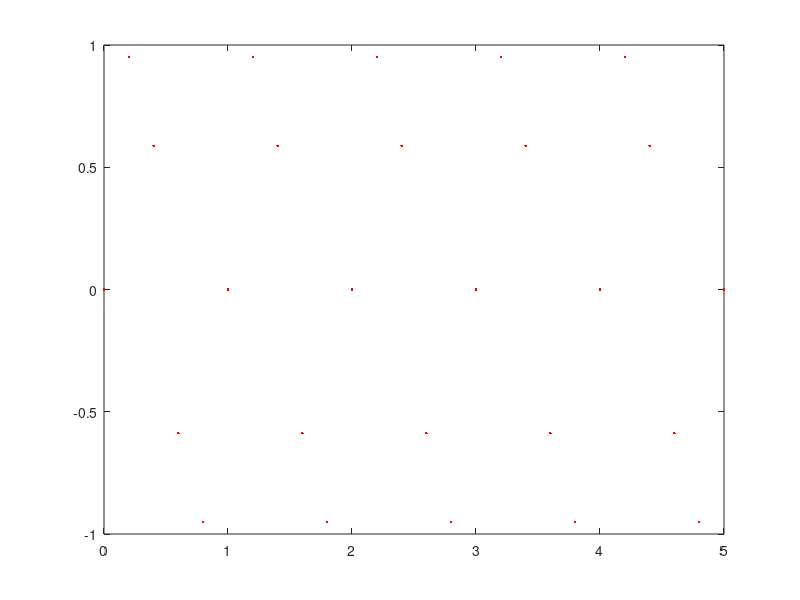

MATLAB code to generate this figure: (Note: this script raises an error after producing the figure.)
%% Guião 05

%% Exercício 2 - 

%% Alinea a)

Ta = 0.2;

t = 0:Ta:5;

x = sin(2*pi*t);

figure(1)
title("Alinea a)")
plot(t,x, "r.")
hold on

[y, to] = ReconstroiSinal(x, Ta);

plot(to,y, "b")
legend("Sinal Original", "Sinal Rconstruido")
grid on
hold off

%% Alinea b)

Ta = 0.04;

t = 0:Ta:5;

x = sin(10*pi*t) + cos(12*pi*t) + cos(14*pi*t - pi/4);

figure(2)
title("Alinea b)")
plot(t,x, ".r")
hold on

[y, to] = ReconstroiSinal(x, Ta);

plot(to,y, "b")
legend("Sinal Original", "Sinal Rconstruido")
grid on
hold off
